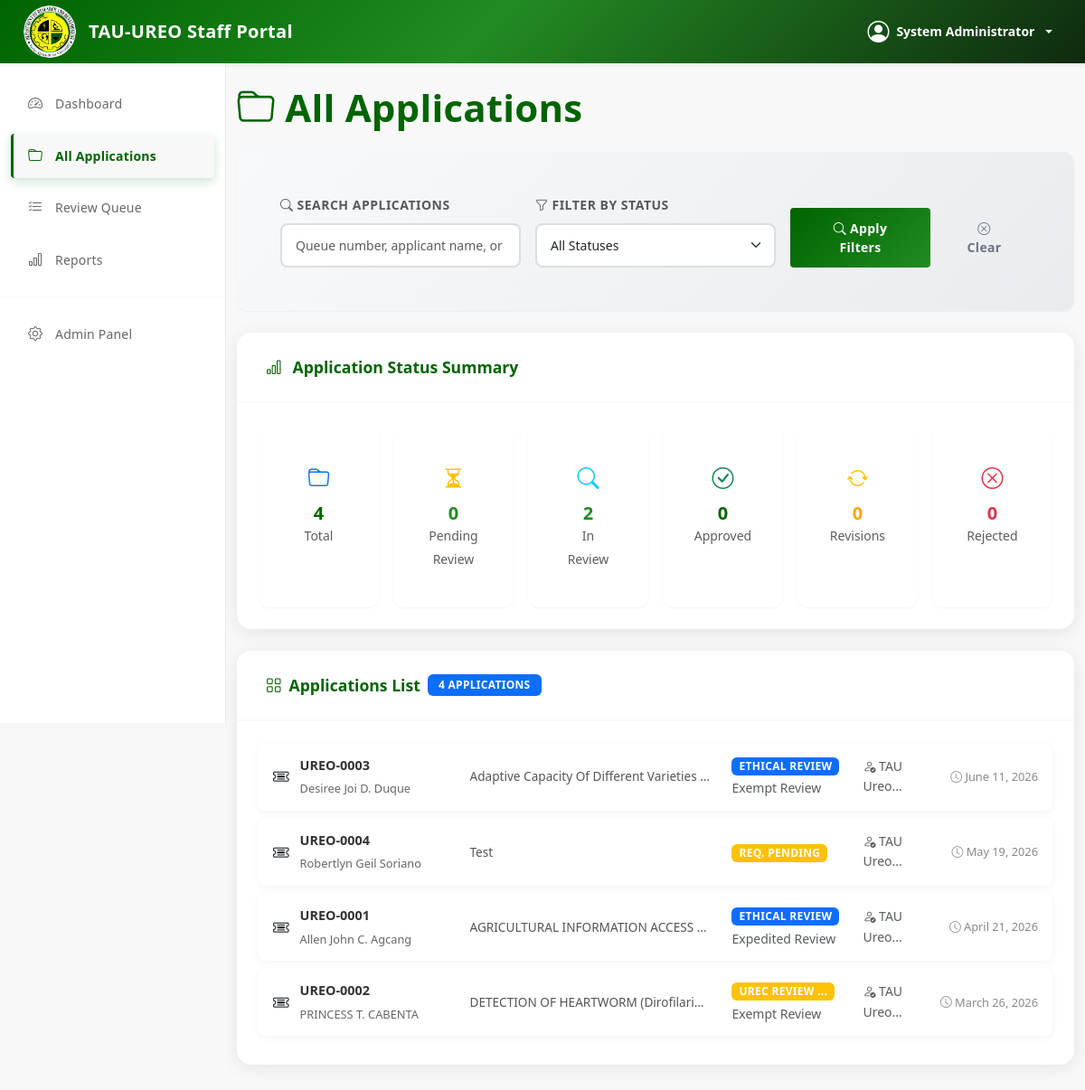
The page /staff/applications.php (signed in) on the database its author committed.
### tables this page shows
CREATE TABLE `applications` (
  `queue_number` varchar(20) NOT NULL,
  `applicant_email` varchar(100) NOT NULL,
  `applicant_name` varchar(100) DEFAULT NULL,
  `applicant_type` enum('student','researcher','faculty') NOT NULL,
  `research_title` varchar(255) DEFAULT NULL,
  `submission_timestamp` timestamp NULL DEFAULT CURRENT_TIMESTAMP,
  `current_status` varchar(50) NOT NULL DEFAULT 'INTENT_RECEIVED',
  `category` enum('exempt','expedited','full') DEFAULT NULL,
  `urec_committee_id` int DEFAULT NULL,
  `urec_reviewed_by` int DEFAULT NULL,
  `urec_review_notes` text,
  `urec_decision` enum('pending','approved','revisions_required','rejected') DEFAULT 'pending',
  `urec_decision_date` timestamp NULL DEFAULT NULL,
  `forwarded_to_urec_at` timestamp NULL DEFAULT NULL,
  `forwarded_by_staff` int DEFAULT NULL,
  `assigned_staff_id` int DEFAULT NULL,
  `urec_assigned_at` timestamp NULL DEFAULT NULL,
  `has_additional_requirements` tinyint(1) DEFAULT '0',
  `completion_attempts` int DEFAULT '0',
  `last_updated` timestamp NULL DEFAULT CURRENT_TIMESTAMP ON UPDATE CURRENT_TIMESTAMP,
  PRIMARY KEY (`queue_number`),
  KEY `idx_status` (`current_status`),
  KEY `idx_email` (`applicant_email`),
  KEY `idx_assigned_staff` (`assigned_staff_id`),
  KEY `urec_reviewed_by` (`urec_reviewed_by`),
  KEY `forwarded_by_staff` (`forwarded_by_staff`),
  KEY `idx_urec_committee` (`urec_committee_id`),
  KEY `idx_urec_decision` (`urec_decision`),
  KEY `idx_forwarded_to_urec` (`forwarded_to_urec_at`),
  CONSTRAINT `applications_ibfk_1` FOREIGN KEY (`assigned_staff_id`) REFERENCES `users` (`user_id`) ON DELETE SET NULL,
  CONSTRAINT `applications_ibfk_2` FOREIGN KEY (`urec_committee_id`) REFERENCES `urec_committees` (`committee_id`) ON DELETE SET NULL,
  CONSTRAINT `applications_ibfk_3` FOREIGN KEY (`urec_reviewed_by`) REFERENCES `users` (`user_id`) ON DELETE SET NULL,
  CONSTRAINT `applications_ibfk_4` FOREIGN KEY (`forwarded_by_staff`) REFERENCES `users` (`user_id`) ON DELETE SET NULL
);

CREATE TABLE `users` (
  `user_id` int NOT NULL AUTO_INCREMENT,
  `username` varchar(50) NOT NULL,
  `password_hash` varchar(255) NOT NULL,
  `user_role` enum('admin','staff','urec') DEFAULT 'staff',
  `committee_designation` varchar(50) DEFAULT NULL,
  `committee_id` int DEFAULT NULL,
  `role` enum('staff','admin') NOT NULL,
  `designation` varchar(100) DEFAULT NULL,
  `email` varchar(100) NOT NULL,
  `full_name` varchar(100) NOT NULL,
  `active_status` tinyint(1) DEFAULT '1',
  `is_active` tinyint(1) DEFAULT '1',
  `created_at` timestamp NULL DEFAULT CURRENT_TIMESTAMP,
  `last_login` timestamp NULL DEFAULT NULL,
  PRIMARY KEY (`user_id`),
  UNIQUE KEY `username` (`username`),
  KEY `idx_username` (`username`),
  KEY `idx_role` (`role`)
);

### staff/applications.php (the view, shortened to what the rows shown need)
<?php
require_once '../includes/functions.php';
$conn = getDBConnection();
$query = "
    SELECT a.*,
           u.full_name as assigned_staff_name,
           (SELECT COUNT(*) FROM documents WHERE queue_number = a.queue_number) as doc_count,
           (SELECT COUNT(*) FROM messages WHERE queue_number = a.queue_number AND read_status = 0 AND sender_type = 'applicant') as unread_messages
    FROM applications a
    LEFT JOIN users u ON a.assigned_staff_id = u.user_id
    WHERE 1=1
";
$params = [];
$types = '';
$page = isset($_GET['page']) ? (int)$_GET['page'] : 1;
$per_page = 15;
$offset = ($page - 1) * $per_page;
$query .= " ORDER BY a.last_updated DESC LIMIT ? OFFSET ?";
$params[] = $per_page;
$params[] = $offset;
$types .= 'ii';
$stmt = $conn->prepare($query);
if (!empty($params)) {
    $stmt->bind_param($types, ...$params);
}
$stmt->execute();
$applications = $stmt->get_result();
include '../includes/auth_header.php';
?>
<div class="container-fluid py-4">
    <h2 class="mb-4" style="color: #006400; font-weight: 600;">
        <i class="bi bi-folder"></i> All Applications
    </h2>
    <div class="section-card">
        <div class="card-body">
            <div id="applications-container">
                <?php while ($app = $applications->fetch_assoc()): ?>
                    <div class="list-view-item"
                         data-queue="<?php echo htmlspecialchars($app['queue_number']); ?>"
                         data-status="<?php echo htmlspecialchars($app['current_status']); ?>"
                         data-applicant="<?php echo htmlspecialchars(strtolower($app['applicant_name'])); ?>"
                         data-title="<?php echo htmlspecialchars(strtolower($app['research_title'])); ?>">
                        <a href="view-application.php?queue=<?php echo urlencode($app['queue_number']); ?>" class="text-decoration-none text-dark">
                            <div class="row">
                                <div class="col-md-3">
                                    <div class="queue-info">
                                        <i class="bi bi-ticket-detailed"></i>
                                        <div class="queue-details">
                                            <strong><?php echo htmlspecialchars($app['queue_number']); ?></strong>
                                            <br>
                                            <small><?php echo htmlspecialchars($app['applicant_name']); ?></small>
                                        </div>
                                    </div>
                                </div>
                                <div class="col-md-4">
                                    <div class="research-title text-truncate" title="<?php echo htmlspecialchars($app['research_title']); ?>">
                                        <?php echo htmlspecialchars(substr($app['research_title'], 0, 60) . (strlen($app['research_title']) > 60 ? '...' : '')); ?>
                                    </div>
                                </div>
                                <div class="col-md-2">
                                    <span class="badge status-badge bg-<?php echo getStatusBadgeClass($app['current_status']); ?>">
                                        <?php
                                        $short_status = [
                                            'INTENT_RECEIVED' => 'Intent Rcvd',
                                            'REQUIREMENTS_SENT' => 'Req. Sent',
                                            'REQUIREMENTS_PENDING' => 'Req. Pending',
                                            'UNDER_AUTO_REVIEW' => 'Auto Review',
                                            'STAFF_REVIEW_REQUIRED' => 'Staff Review',
                                            'REQUIREMENTS_INCOMPLETE' => 'Incomplete',
                                            'REGISTERED' => 'Registered',
                                            'UNDER_STAFF_REVIEW' => 'Under Review',
                                            'REVISIONS_REQUIRED' => 'Revisions',
                                            'CATEGORIZED' => 'Categorized',
                                            'FORWARDED_TO_UREC' => 'To UREC',
                                            'UNDER_ETHICAL_REVIEW' => 'Ethical Review',
                                            'COMPLIANCE_PENDING' => 'Compliance',
                                            'COMPLIANCE_REVIEW' => 'Compliance Review',
                                            'APPROVED' => 'Approved',
                                            'CERTIFICATE_ISSUED' => 'Certified',
                                            'REJECTED' => 'Rejected'
                                        ];
                                        echo $short_status[$app['current_status']] ?? substr(getStatusDisplayName($app['current_status']), 0, 12) . '...';
                                        ?>
                                    </span>
                                    <?php if ($app['category']): ?>
                                        <br><small class="text-muted"><?php echo ucfirst($app['category']); ?> Review</small>
                                    <?php endif; ?>
                                </div>
                                <div class="col-md-3">
                                    <div class="actions">
                                        <div class="action-buttons">
                                            <?php if ($app['assigned_staff_name']): ?>
                                                <small class="text-muted">
                                                    <i class="bi bi-person-check"></i> <?php echo htmlspecialchars(substr($app['assigned_staff_name'], 0, 8) . (strlen($app['assigned_staff_name']) > 8 ? '...' : '')); ?>
                                                </small>
                                            <?php else: ?>
                                                <small class="text-warning">
                                                    <i class="bi bi-person-dash"></i> Unassigned
                                                </small>
                                            <?php endif; ?>
                                        </div>
                                        <div class="time-info">
                                            <i class="bi bi-clock"></i> <?php echo formatDate($app['last_updated']); ?>
                                        </div>
                                    </div>
                                </div>
                            </div>
                        </a>
                    </div>
                <?php endwhile; ?>
            </div>
        </div>
    </div>
</div>
<?php include '../includes/auth_footer.php'; ?>

### rows shown on the page
applications: queue_number "UREO-0003", applicant_name "Desiree Joi D. Duque", research_title "Adaptive Capacity Of Different Varieties…", current_status "ETHICAL REVIEW", category "Exempt", assigned_staff.full_name "TAU Ureo...", last_updated "June 11, 2026"
applications: queue_number "UREO-0004", applicant_name "Robertlyn Geil Soriano", research_title "Test", current_status "REQ. PENDING", assigned_staff.full_name "TAU Ureo...", last_updated "May 19, 2026"
applications: queue_number "UREO-0001", applicant_name "Allen John C. Agcang", research_title "AGRICULTURAL INFORMATION ACCESS…", current_status "ETHICAL REVIEW", category "Expedited", assigned_staff.full_name "TAU Ureo...", last_updated "April 21, 2026"
applications: queue_number "UREO-0002", applicant_name "PRINCESS T. CABENTA", research_title "DETECTION OF HEARTWORM (Dirofilari…", current_status "UREC REVIEW ...", category "Exempt", assigned_staff.full_name "TAU Ureo...", last_updated "March 26, 2026"

### other values the page prints
$_SESSION['full_name'] "System Administrator"
array_sum($status_counts) "4"
$status_counts['UNDER_STAFF_REVIEW'] "0"
$status_counts['APPROVED'] "0"
$status_counts['REVISIONS_REQUIRED'] "0"
$status_counts['REJECTED'] "0"
$applications->num_rows "4"
